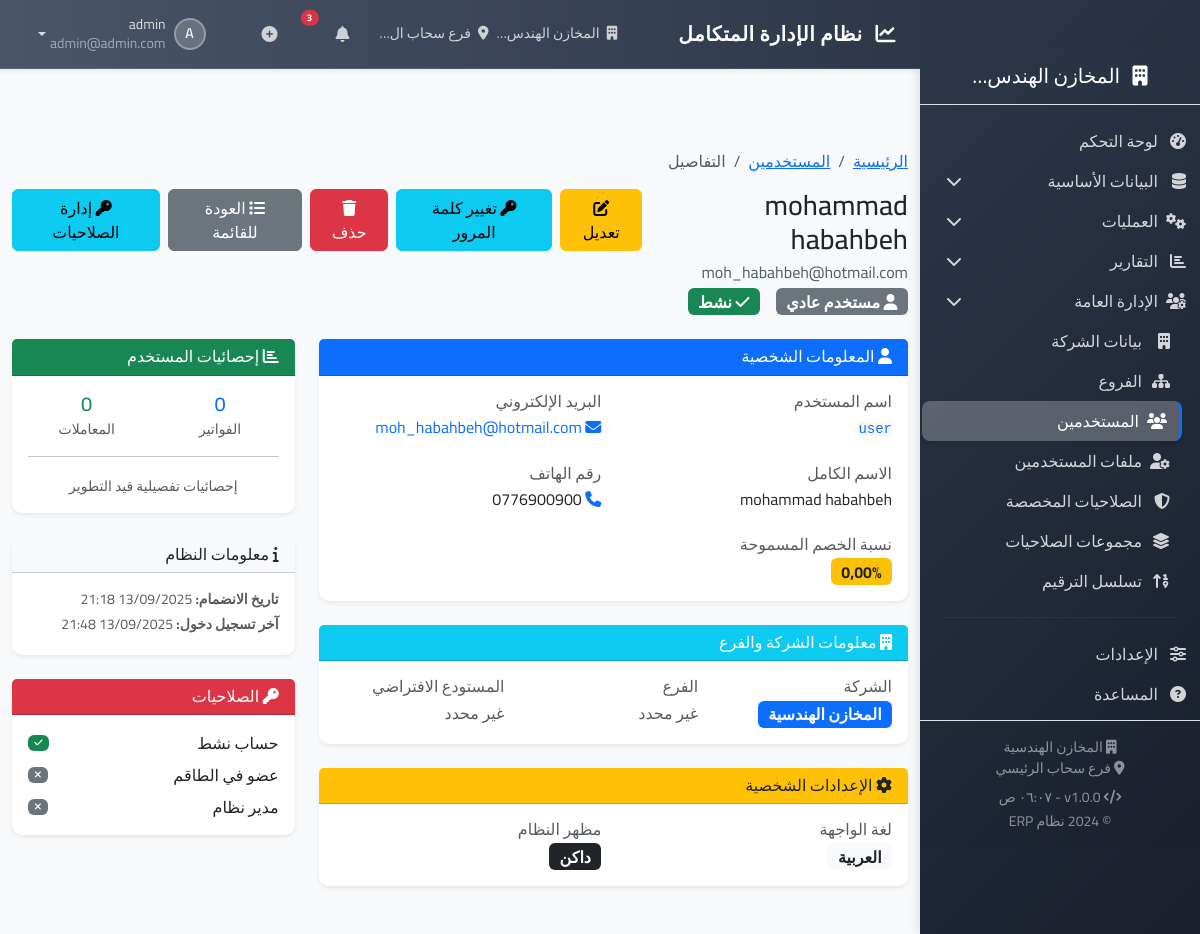
Page /users/3/ (signed in) on the earlier database version.
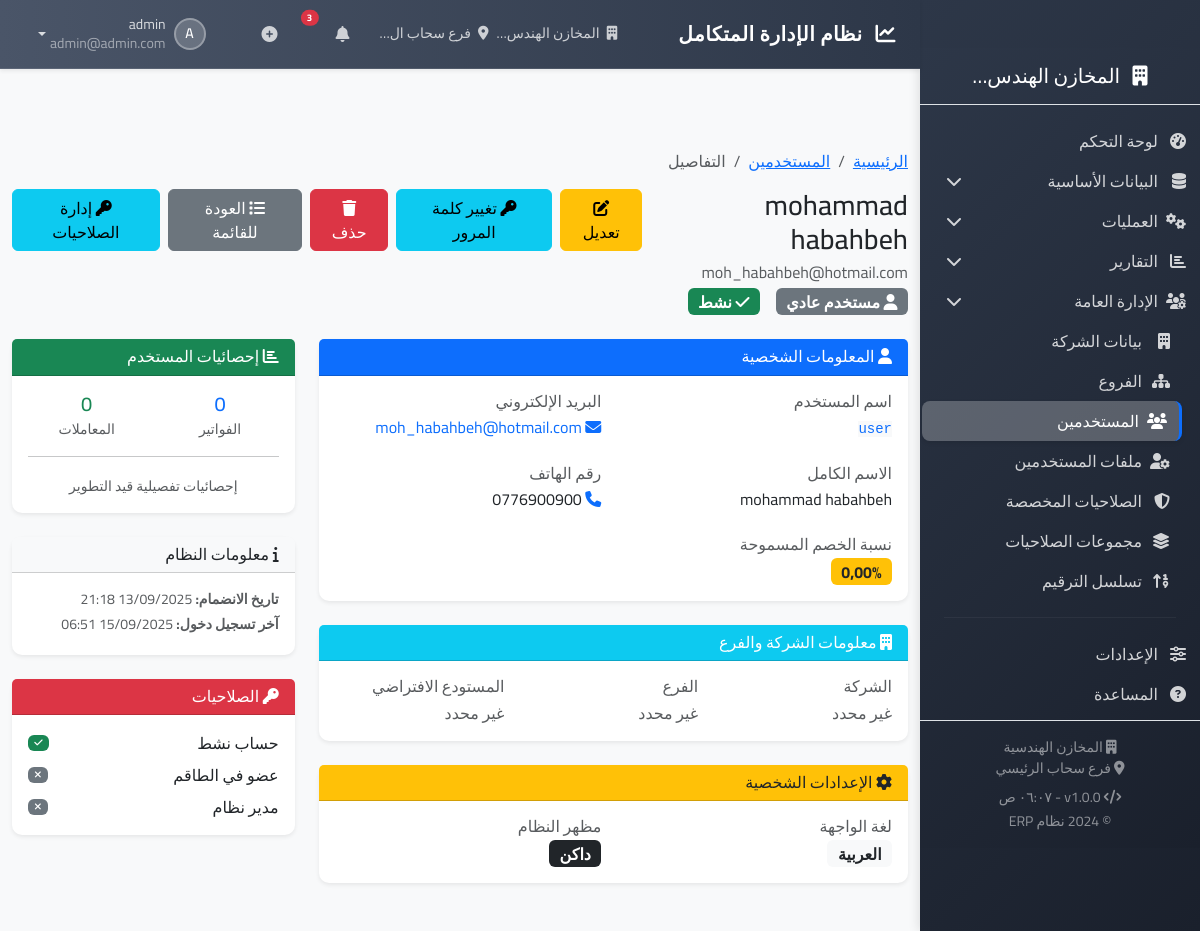
Same page on the later database version.
### apps/core/models.py (models this page shows, shortened)
class User(AbstractUser):
    phone = models.CharField(_('رقم الهاتف'), max_length=20, blank=True)
    emp_number = models.CharField(_('رقم الموظف'), max_length=20, blank=True, unique=True, null=True)
    company = models.ForeignKey(Company, on_delete=models.PROTECT, verbose_name=_('الشركة'), null=True, blank=True)
    branch = models.ForeignKey(Branch, on_delete=models.PROTECT, verbose_name=_('الفرع'), null=True, blank=True)
    default_warehouse = models.ForeignKey(Warehouse, on_delete=models.SET_NULL, null=True, blank=True,
                                          verbose_name=_('المستودع الافتراضي'), related_name='default_users')
    max_discount_percentage = models.DecimalField(_('نسبة الخصم المسموحة'), max_digits=5, decimal_places=2, default=0)
    signature = models.ImageField(_('التوقيع'), upload_to='signatures/', blank=True)
    ui_language = models.CharField(_('لغة الواجهة'), max_length=5, choices=[('ar', _('العربية')), ('en', _('English'))],
                                   default='ar')
    theme = models.CharField(_('المظهر'), max_length=20,
                             choices=[('light', _('فاتح')), ('dark', _('داكن')), ('auto', _('تلقائي'))],
                             default='light')
    is_active = models.BooleanField(_('نشط'), default=True)
    created_at = models.DateTimeField(auto_now_add=True)
    updated_at = models.DateTimeField(auto_now=True)
    class Meta:
        verbose_name = _('مستخدم')
        verbose_name_plural = _('المستخدمون')
    def can_access_branch(self, branch):
        if self.is_superuser:
            return True

class Company(models.Model):
    name = models.CharField(_('اسم الشركة'), max_length=200)
    name_en = models.CharField(_('الاسم بالإنجليزية'), max_length=200)
    tax_number = models.CharField(_('الرقم الضريبي'), max_length=50, unique=True)
    commercial_register = models.CharField(_('السجل التجاري'), max_length=50, blank=True)
    phone = models.CharField(_('الهاتف'), max_length=20)
    email = models.EmailField(_('البريد الإلكتروني'))
    address = models.TextField(_('العنوان'))
    city = models.CharField(_('المدينة'), max_length=50)
    country = models.CharField(_('الدولة'), max_length=50, default='الأردن')
    logo = models.ImageField(_('الشعار'), upload_to='company_logos/', blank=True)
    fiscal_year_start_month = models.IntegerField(_('شهر بداية السنة المالية'), default=1,
                                                  validators=[MinValueValidator(1), MaxValueValidator(12)])
    fiscal_year_start_day = models.IntegerField(_('يوم بداية السنة المالية'), default=1,
                                                validators=[MinValueValidator(1), MaxValueValidator(31)])
    base_currency = models.ForeignKey(Currency, on_delete=models.PROTECT, verbose_name=_('العملة الأساسية'),
                                      related_name='companies')
    default_tax_rate = models.DecimalField(_('نسبة الضريبة الافتراضية %'), max_digits=5, decimal_places=2, default=16.0)
    is_active = models.BooleanField(_('نشطة'), default=True)
    created_at = models.DateTimeField(auto_now_add=True)
    updated_at = models.DateTimeField(auto_now=True)
    class Meta:
        verbose_name = _('شركة')
        verbose_name_plural = _('الشركات')

### apps/core/views/user_views.py (the view)
# urls.py: path('users/<int:pk>/', views.UserDetailView.as_view(), name='user_detail'),
class UserDetailView(LoginRequiredMixin, PermissionRequiredMixin, UserMixin, DetailView):
    model = User
    template_name = 'core/users/user_detail.html'
    context_object_name = 'user_obj'
    permission_required = 'auth.view_user'
    def get_context_data(self, **kwargs):
        context = super().get_context_data(**kwargs)
        user_obj = self.object
        profile_exists = hasattr(user_obj, 'profile')
        context.update({
            'title': _('تفاصيل المستخدم: %(name)s') % {'name': user_obj.get_full_name() or user_obj.username},
            'can_change': self.request.user.has_perm('auth.change_user'),
            'can_delete': self.request.user.has_perm('auth.delete_user'),
            'breadcrumbs': [
                {'title': _('الرئيسية'), 'url': reverse('core:dashboard')},
                {'title': _('المستخدمين'), 'url': reverse('core:user_list')},
                {'title': _('التفاصيل'), 'url': ''}
            ],
            'edit_url': reverse('core:user_update', kwargs={'pk': self.object.pk}),
            'delete_url': reverse('core:user_delete', kwargs={'pk': self.object.pk}),
            'change_password_url': reverse('core:user_change_password', kwargs={'pk': self.object.pk}),
            'profile_exists': profile_exists,
            'permissions_url': reverse('core:user_permissions', kwargs={'user_id': self.object.pk}),
        })
        return context

### apps/core/context_processors.py (called while the page is built)
def system_settings(request):
    return {
        'SYSTEM_NAME': 'نظام ERP',
        'SYSTEM_VERSION': '1.0.0',
        'COMPANY_NAME': request.current_company.name if hasattr(request, 'current_company') and request.current_company else '',
        'BRANCH_NAME': request.current_branch.name if hasattr(request, 'current_branch') and request.current_branch else '',
        'CURRENCY': 'د.أ',  # الدينار الأردني
    }

### apps/core/mixins.py (called while the page is built)
    def get_queryset(self):
        queryset = super().get_queryset()
        user = self.request.user
        if user.is_superuser:
            return queryset
        if hasattr(user, 'company') and user.company:
            return queryset.filter(company=user.company)
        return queryset.filter(pk=user.pk)  # المستخدم يرى نفسه فقط

### apps/core/templates/core/users/user_detail.html (shortened to what the changed rows need)
{% extends 'base/base.html' %}
{% load i18n static %}
{% block content %}
<div class="container-fluid py-4">
    <div class="d-flex justify-content-between align-items-start mb-4">
        <div>
            <h1 class="h3 mb-1">{{ user_obj.get_full_name|default:user_obj.username }}</h1>
            <p class="text-muted mb-1">{{ user_obj.email }}</p>
            <div class="d-flex align-items-center gap-3">
                {% if user_obj.is_superuser %}
                    <span class="badge bg-danger fs-6">
                        <i class="fas fa-crown"></i> {% trans "مدير نظام" %}
                    </span>
                {% elif user_obj.is_staff %}
                    <span class="badge bg-warning fs-6">
                        <i class="fas fa-user-tie"></i> {% trans "طاقم الإدارة" %}
                    </span>
                {% else %}
                    <span class="badge bg-secondary fs-6">
                    </span>
                {% endif %}
                {% if user_obj.is_active %}
                    <span class="badge bg-success fs-6">
                    </span>
                {% else %}
                    <span class="badge bg-secondary fs-6">
                        <i class="fas fa-times"></i> {% trans "غير نشط" %}
                    </span>
                {% endif %}
            </div>
        </div>
    </div>
    <div class="row">
        <div class="col-lg-8">
            <div class="card shadow-sm mb-4">
                <div class="card-body">
                    <div class="row g-4">
                        <div class="col-md-6">
                            <p class="mb-0">
                                <code class="bg-light text-primary">{{ user_obj.username }}</code>
                            </p>
                        </div>
                        <div class="col-md-6">
                            <p class="mb-0">
                                <i class="fas fa-envelope text-primary"></i>
                                <a href="mailto:{{ user_obj.email }}" class="text-decoration-none">{{ user_obj.email }}</a>
                            </p>
                        </div>
                        <div class="col-md-6">
                            <h6 class="text-muted mb-1">{% trans "الاسم الكامل" %}</h6>
                            <p class="mb-0">{{ user_obj.get_full_name|default:"—" }}</p>
                        </div>
                        {% if user_obj.phone %}
                        <div class="col-md-6">
                            <h6 class="text-muted mb-1">{% trans "رقم الهاتف" %}</h6>
                            <p class="mb-0">
                                <i class="fas fa-phone text-primary"></i> {{ user_obj.phone }}
                            </p>
                        </div>
                        {% endif %}
                        <div class="col-md-6">
                            <p class="mb-0">
                                <span class="badge bg-warning text-dark fs-6">{{ user_obj.max_discount_percentage }}%</span>
                            </p>
                        </div>
                    </div>
                </div>
            </div>
            <div class="card shadow-sm mb-4">
                <div class="card-body">
                    <div class="row g-4">
                        <div class="col-md-4">
                            <h6 class="text-muted mb-1">{% trans "الشركة" %}</h6>
                            {% if user_obj.company %}
                                <p class="mb-0">
                                    <span class="badge bg-primary fs-6">{{ user_obj.company.name }}</span>
                                </p>
                            {% else %}
                                <p class="mb-0 text-muted">{% trans "غير محدد" %}</p>
                            {% endif %}
                        </div>
                    </div>
                </div>
            </div>
            <div class="card shadow-sm mb-4">
                <div class="card-body">
                    <div class="row g-4">
                        <div class="col-md-6">
                            <p class="mb-0">
                                <span class="badge bg-light text-dark fs-6">{{ user_obj.get_ui_language_display }}</span>
                            </p>
                        </div>
                        <div class="col-md-6">
                            <p class="mb-0">
                                <span class="badge bg-dark text-white fs-6">{{ user_obj.get_theme_display }}</span>
                            </p>
                        </div>
                    </div>
                </div>
            </div>
        </div>
        <div class="col-lg-4">
            <div class="card shadow-sm mb-4">
                <div class="card-body">
                    <small class="text-muted d-block mb-1">
                        <strong>{% trans "تاريخ الانضمام" %}:</strong> {{ user_obj.date_joined|date:"d/m/Y H:i" }}
                    </small>
                    <small class="text-muted d-block mb-1">
                        <strong>{% trans "آخر تسجيل دخول" %}:</strong>
                        {% if user_obj.last_login %}
                            {{ user_obj.last_login|date:"d/m/Y H:i" }}
                        {% else %}
                            {% trans "لم يسجل دخول بعد" %}
                        {% endif %}
                    </small>
                </div>
            </div>
        </div>
    </div>
</div>
{% endblock %}

Differences in the rows shown:
changed User "mohammad habahbeh": company_id 1 → empty (drawn); last_login "13/09/2025 21:48" → "15/09/2025 06:51"; company.name "المخازن الهندسية" → (not shown)
Other differences:
text now shown: "غير محدد"
